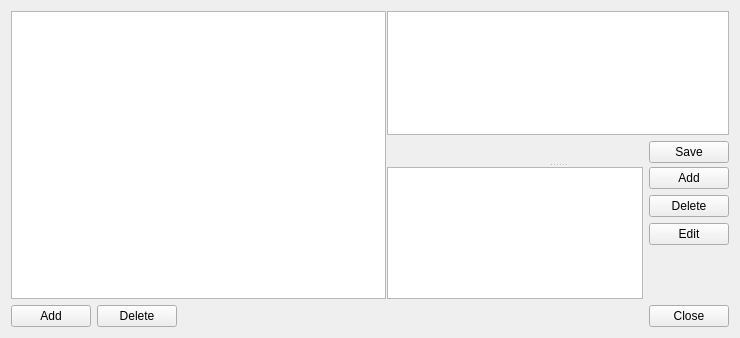
<?xml version="1.0" encoding="UTF-8"?>
<ui version="4.0">
 <class>PupilsForm</class>
 <widget class="QWidget" name="PupilsForm">
  <property name="geometry">
   <rect>
    <x>0</x>
    <y>0</y>
    <width>740</width>
    <height>338</height>
   </rect>
  </property>
  <property name="sizePolicy">
   <sizepolicy hsizetype="Preferred" vsizetype="Preferred">
    <horstretch>0</horstretch>
    <verstretch>0</verstretch>
   </sizepolicy>
  </property>
  <property name="windowTitle">
   <string>Under investigation</string>
  </property>
  <property name="windowIcon">
   <iconset resource="../qrc/images.qrc">
    <normaloff>:/png/pupils.png</normaloff>:/png/pupils.png</iconset>
  </property>
  <layout class="QVBoxLayout" name="verticalLayout_2">
   <item>
    <layout class="QHBoxLayout" name="horizontalLayout_2">
     <item>
      <widget class="QSplitter" name="splitter_2">
       <property name="orientation">
        <enum>Qt::Horizontal</enum>
       </property>
       <property name="handleWidth">
        <number>1</number>
       </property>
       <widget class="QWidget" name="verticalLayoutWidget">
        <layout class="QVBoxLayout" name="verticalLayout">
         <item>
          <widget class="QTableView" name="tvPupils">
           <property name="sizePolicy">
            <sizepolicy hsizetype="Expanding" vsizetype="Expanding">
             <horstretch>0</horstretch>
             <verstretch>0</verstretch>
            </sizepolicy>
           </property>
           <property name="minimumSize">
            <size>
             <width>375</width>
             <height>0</height>
            </size>
           </property>
           <attribute name="verticalHeaderDefaultSectionSize">
            <number>18</number>
           </attribute>
           <attribute name="verticalHeaderDefaultSectionSize">
            <number>18</number>
           </attribute>
          </widget>
         </item>
        </layout>
       </widget>
       <widget class="QSplitter" name="splitter">
        <property name="orientation">
         <enum>Qt::Vertical</enum>
        </property>
        <widget class="QWidget" name="verticalLayoutWidget_2">
         <layout class="QGridLayout" name="gridLayout">
          <item row="2" column="0">
           <spacer name="horizontalSpacer_2">
            <property name="orientation">
             <enum>Qt::Horizontal</enum>
            </property>
            <property name="sizeHint" stdset="0">
             <size>
              <width>40</width>
              <height>20</height>
             </size>
            </property>
           </spacer>
          </item>
          <item row="2" column="1">
           <widget class="QPushButton" name="pbSave_p">
            <property name="text">
             <string>Save</string>
            </property>
           </widget>
          </item>
          <item row="0" column="0" colspan="2">
           <widget class="QTextEdit" name="teInfo">
            <property name="readOnly">
             <bool>false</bool>
            </property>
           </widget>
          </item>
         </layout>
        </widget>
        <widget class="QWidget" name="gridLayoutWidget">
         <layout class="QGridLayout" name="gridLayout_2">
          <item row="0" column="0" rowspan="4">
           <widget class="QTableView" name="tvMPupils">
            <attribute name="verticalHeaderDefaultSectionSize">
             <number>18</number>
            </attribute>
            <attribute name="verticalHeaderDefaultSectionSize">
             <number>18</number>
            </attribute>
           </widget>
          </item>
          <item row="0" column="1">
           <widget class="QPushButton" name="pbAdd_m">
            <property name="text">
             <string>Add</string>
            </property>
           </widget>
          </item>
          <item row="1" column="1">
           <widget class="QPushButton" name="pbDel_m">
            <property name="text">
             <string>Delete</string>
            </property>
           </widget>
          </item>
          <item row="2" column="1">
           <widget class="QPushButton" name="pbEdit">
            <property name="text">
             <string>Edit</string>
            </property>
           </widget>
          </item>
          <item row="3" column="1">
           <spacer name="verticalSpacer">
            <property name="orientation">
             <enum>Qt::Vertical</enum>
            </property>
            <property name="sizeHint" stdset="0">
             <size>
              <width>20</width>
              <height>60</height>
             </size>
            </property>
           </spacer>
          </item>
         </layout>
        </widget>
       </widget>
      </widget>
     </item>
    </layout>
   </item>
   <item>
    <layout class="QHBoxLayout" name="horizontalLayout">
     <item>
      <widget class="QPushButton" name="pbAdd">
       <property name="text">
        <string>Add</string>
       </property>
      </widget>
     </item>
     <item>
      <widget class="QPushButton" name="pbDel">
       <property name="text">
        <string>Delete</string>
       </property>
      </widget>
     </item>
     <item>
      <spacer name="horizontalSpacer">
       <property name="orientation">
        <enum>Qt::Horizontal</enum>
       </property>
       <property name="sizeHint" stdset="0">
        <size>
         <width>40</width>
         <height>20</height>
        </size>
       </property>
      </spacer>
     </item>
     <item>
      <widget class="QPushButton" name="pbOK">
       <property name="text">
        <string>Close</string>
       </property>
      </widget>
     </item>
    </layout>
   </item>
  </layout>
 </widget>
 <resources>
  <include location="../qrc/images.qrc"/>
 </resources>
 <connections/>
</ui>
